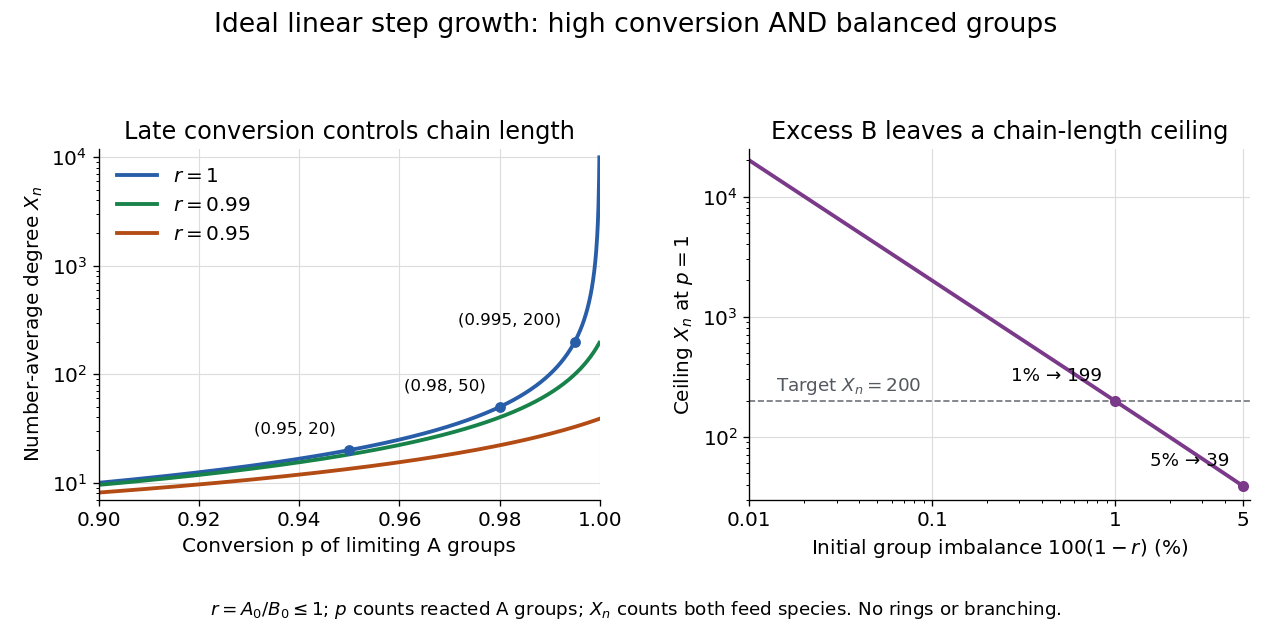

Write Python code to recreate this figure.
"""Plot original ideal bifunctional step-growth sensitivities; run from _media.

Tested with Python 3.14, matplotlib 3.10.7, numpy 2.3.5.
"""

from pathlib import Path

import matplotlib.pyplot as plt
import numpy as np


def main():
    plt.rcParams.update({"font.size": 12, "font.family": "DejaVu Sans"})
    fig, axes = plt.subplots(1, 2, figsize=(10.6, 5.2), facecolor="white")
    p = np.linspace(0.9, 0.9999, 1600)
    colors = ["#285da8", "#178249", "#b34b15"]
    for r, color in zip([1.0, 0.99, 0.95], colors):
        xn = (1 + r) / (1 + r - 2 * r * p)
        axes[0].plot(p, xn, color=color, lw=2.3, label=rf"$r={r:g}$")
    for pp, xx in [(0.95, 20), (0.98, 50), (0.995, 200)]:
        axes[0].scatter(pp, xx, color=colors[0], s=30, zorder=4)
        axes[0].annotate(f"({pp:g}, {xx})", (pp, xx), xytext=(-8, 10),
                         textcoords="offset points", ha="right", fontsize=10)
    axes[0].set(xlim=(0.9, 1.0), ylim=(7, 12000), yscale="log",
                xlabel="Conversion p of limiting A groups", ylabel=r"Number-average degree $X_n$",
                title="Late conversion controls chain length")
    axes[0].legend(loc="upper left", frameon=False)
    excess_percent = np.geomspace(0.01, 5, 1000)
    r = 1 - excess_percent / 100
    cap = (1 + r) / (1 - r)
    axes[1].plot(excess_percent, cap, color="#7a3989", lw=2.3)
    for imbalance, xx in [(1, 199), (5, 39)]:
        axes[1].scatter(imbalance, xx, color="#7a3989", s=32, zorder=4)
        axes[1].annotate(f"{imbalance}% → {xx}", (imbalance, xx), xytext=(-8, 12),
                         textcoords="offset points", ha="right", fontsize=11)
    axes[1].axhline(200, color="#6f7479", ls="--", lw=1)
    axes[1].text(0.014, 240, r"Target $X_n=200$", color="#54595f", fontsize=11)
    axes[1].set(xscale="log", yscale="log", xlim=(0.01, 5.5), ylim=(30, 25000),
                xlabel=r"Initial group imbalance $100(1-r)$ (%)",
                ylabel=r"Ceiling $X_n$ at $p=1$",
                title="Excess B leaves a chain-length ceiling")
    axes[1].set_xticks([0.01, 0.1, 1, 5], ["0.01", "0.1", "1", "5"])
    for ax in axes:
        ax.grid(True, which="major", color="#dddddd", lw=0.7)
        ax.spines[["top", "right"]].set_visible(False)
    fig.suptitle("Ideal linear step growth: high conversion AND balanced groups", fontsize=16)
    fig.text(0.5, 0.015,
             r"$r=A_0/B_0\leq1$; $p$ counts reacted A groups; $X_n$ counts both feed species. No rings or branching.",
             ha="center", fontsize=11)
    fig.tight_layout(rect=(0, 0.07, 1, 0.92), w_pad=2.5)
    fig.savefig(Path.cwd() / (Path(__file__).stem + ".png"), dpi=120,
                facecolor="white", transparent=False)
    plt.close(fig)


if __name__ == "__main__":
    main()
